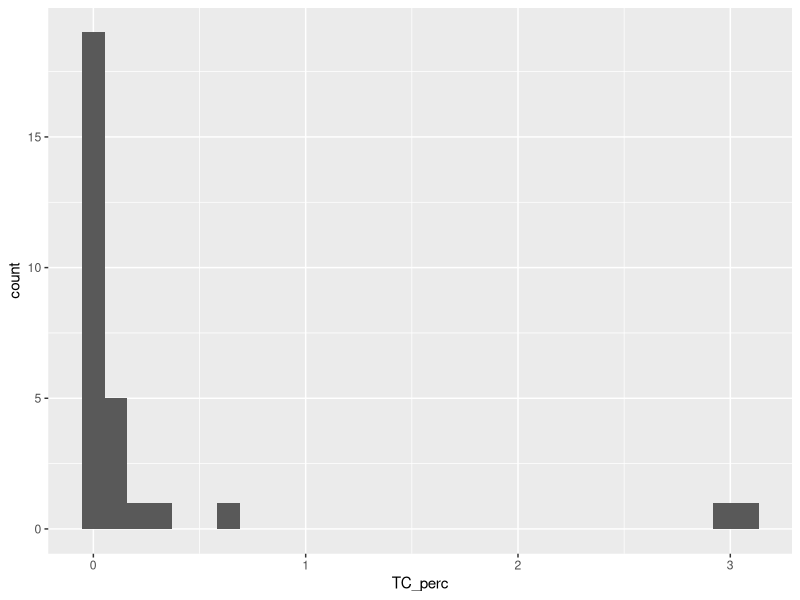
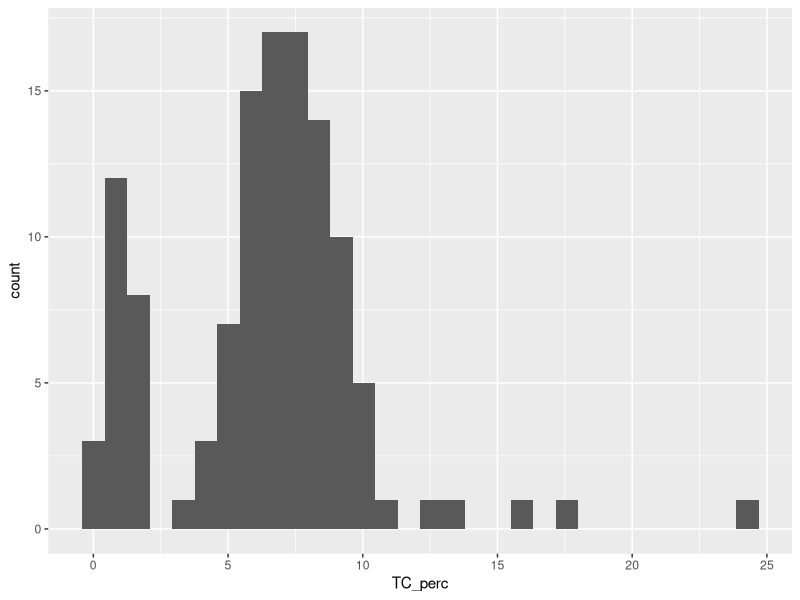
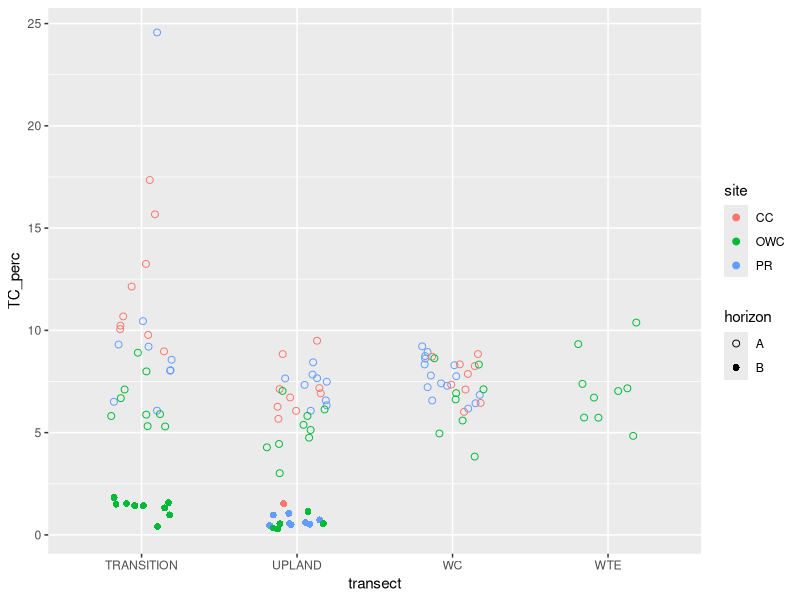
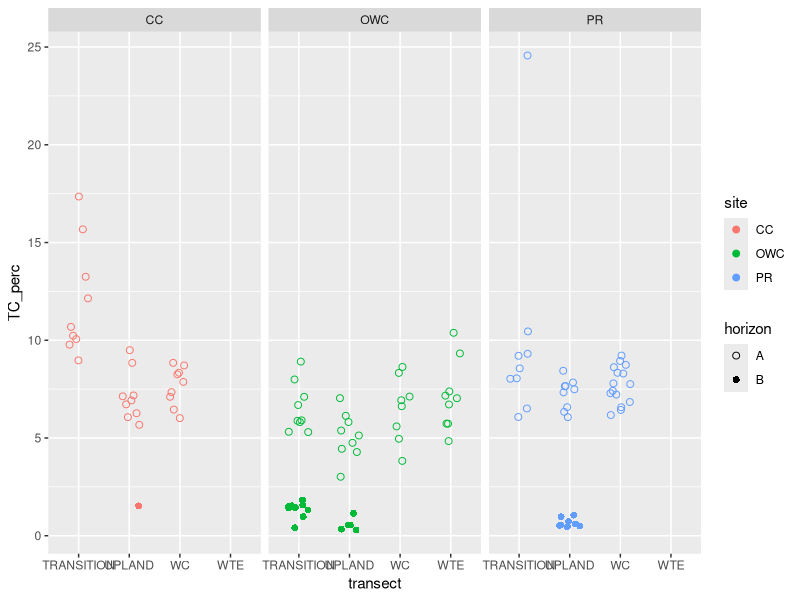

Write the R code that produced these figures, in order.
## Session 4: processing data using {tidyverse} 
## June 29, 2022
## KFP

# more info here: https://github.com/kaizadp/introductoryR/wiki/tidyverse

# -------------------------------- #

# load package/s ----
library(tidyverse)

# load files ----
tctn_data = read.csv("data/TCTN_toledo_data.csv") # data file
tctn_sample_key = read.csv("data/Toledo_sample_key.csv") # sample key


# explore the data ----
names(tctn_data) # gives the column names
str(tctn_data) # gives the file structure (types of columns)
# plot(tctn_data)


# process and clean the data ----

## the column names are horrible, as R converts all spaces to .
## rename the columns and then keep only the relevant columns

tctn_data_cleaned = 
  tctn_data %>% # pipes shortcut: shift-control-m
  ## `rename` syntax: rename(NEW = OLD)
  rename(TN_perc = `N.....`, TC_perc = `C.....`) %>% 
  ## use `select` to keep only the columns you want
  select(Name, Method, TC_perc, TN_perc, Memo)

# what are the blank values?
## use `filter` to keep only rows that match a condition
tctn_blanks = 
  tctn_data_cleaned %>% 
  filter(Name %in% c("MT", "mt")) # within the Name column, look for any of these values

# extract only the sample rows
## because all samples were run using the "soil" method, we can use that as our condition
## also, remove any samples that were flagged as "skip"

tctn_samples = 
  tctn_data_cleaned %>% 
  filter(Method == "soil" & Memo != "skip") # keep rows where Memo was NOT equal to skip

# merge data with sample_key
## use `left_join` to add the sample key TO your data

tctn_samples_full = 
  tctn_samples %>% 
  left_join( tctn_sample_key, by = "Name") %>% 
  # you have upper and lower case values in transect. make all of them upper case
  # use mutate to modify the `transect` column
  mutate(transect = toupper(transect)) 


# plot ----

## histogram of the blanks
ggplot(tctn_blanks, aes(x = TC_perc))+
  geom_histogram()

## histogram of the samples
ggplot(tctn_samples, aes(x = TC_perc))+
  geom_histogram()

## scatter plot of sample TC %
ggplot(data = tctn_samples_full,
       aes(y = TC_perc, x = transect,
           shape = horizon, color = site))+
  geom_jitter(width = 0.2, size = 2)+
  scale_shape_manual(values = c(1, 16))

## facets (panels)
ggplot(data = tctn_samples_full,
       aes(y = TC_perc, x = transect,
           shape = horizon, color = site))+
  geom_jitter(width = 0.2, size = 2)+
  scale_shape_manual(values = c(1, 16))+
  facet_wrap(~site) #tilde
